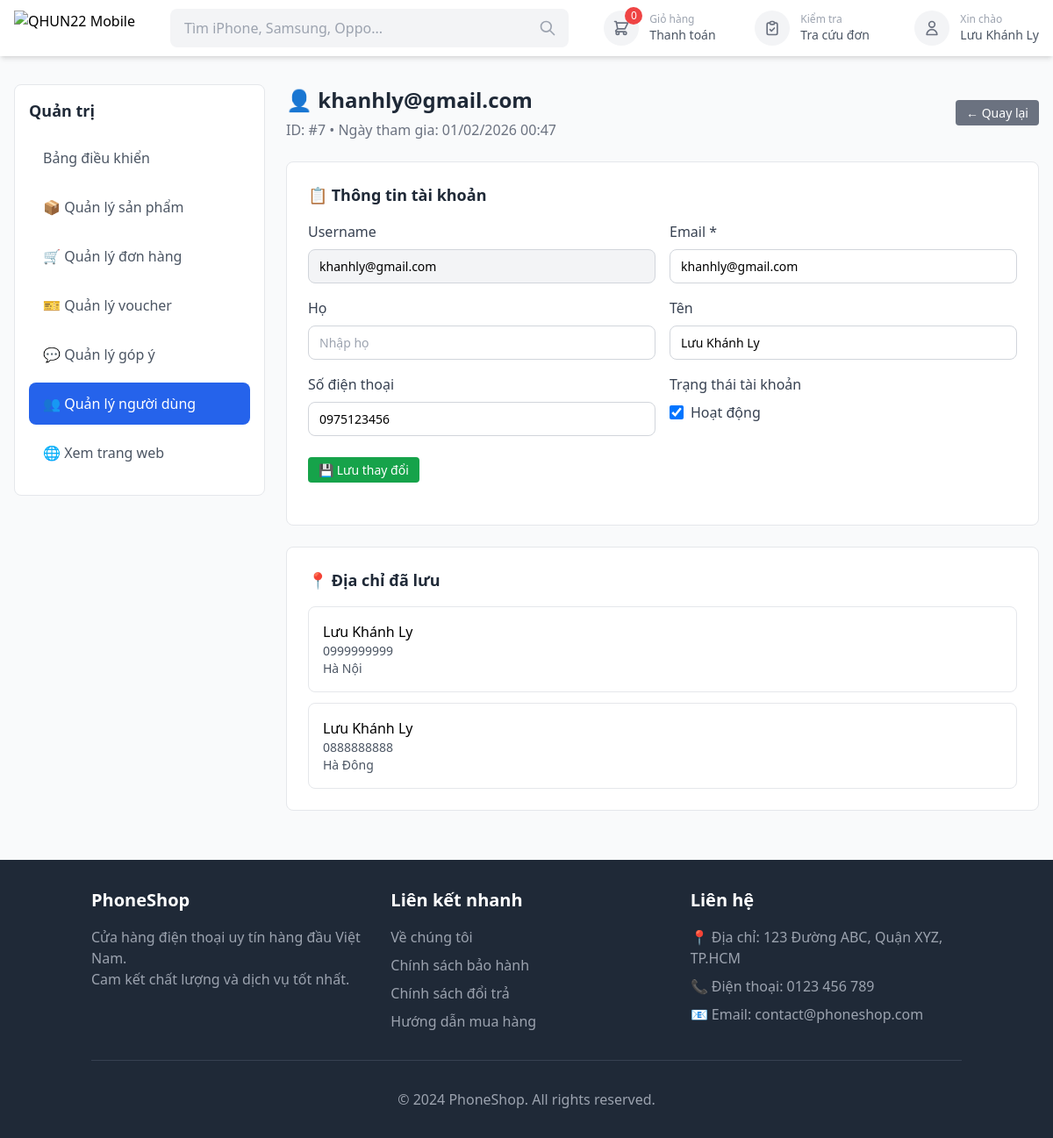
The app's page /qhun22/users/7/ (signed in), older data.
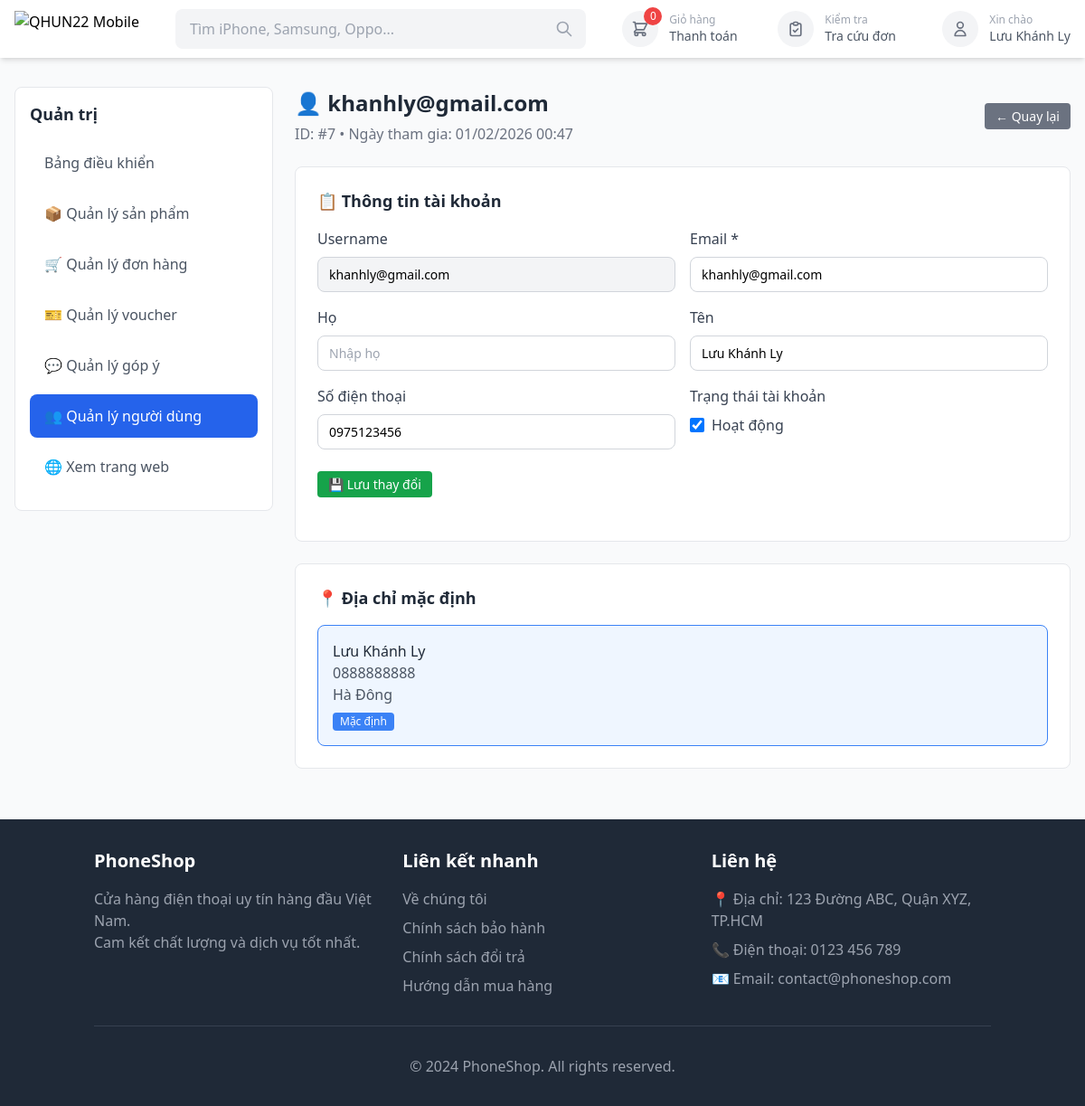
The same page, newer data.
### shop/models.py (models this page shows, shortened)
class ShippingAddress(models.Model):
    user = models.ForeignKey(
        User,
        on_delete=models.CASCADE,
        related_name='shipping_addresses',
        verbose_name="Người dùng"
    )
    full_name = models.CharField(max_length=100, verbose_name="Họ và tên")
    phone = models.CharField(max_length=20, verbose_name="Số điện thoại")
    address = models.TextField(verbose_name="Địa chỉ")
    is_default = models.BooleanField(default=False, verbose_name="Địa chỉ mặc định")
    created_at = models.DateTimeField(auto_now_add=True, verbose_name="Ngày tạo")
    class Meta:
        verbose_name = "Địa chỉ giao hàng"
        verbose_name_plural = "Địa chỉ giao hàng"

### shop/views.py (the view, shortened to what this page needs)
# urls.py: path('qhun22/users/<int:user_id>/', views.admin_user_detail, name='admin_user_detail'),
@user_passes_test(is_admin)
def admin_user_detail(request, user_id):
    user = get_object_or_404(User, id=user_id)
    try:
        profile = user.profile
    except:
        profile = None
    default_address = user.shipping_addresses.filter(is_default=True).first()
    addresses = user.shipping_addresses.all()
    orders = user.orders.all().order_by('-created_at')[:10]
    user_vouchers = user.user_vouchers.all().select_related('coupon')
    context = {
        'user': user,
        'profile': profile,
        'default_address': default_address,
        'addresses': addresses,
        'orders': orders,
        'user_vouchers': user_vouchers,
        'page_title': f'Người dùng: {user.username} - Admin',
    }
    return render(request, 'admin/user_detail.html', context)

### shop/context_processors.py (called while the page is built)
def cart_context(request):
    from shop.models import Cart
    cart = None
    if request.user.is_authenticated:
        cart = Cart.objects.filter(user=request.user).first()
    else:
        session_key = request.session.session_key
        if session_key:
            cart = Cart.objects.filter(session_key=session_key).first()
    return {
        'cart': cart,
    }

### shop/models.py (called while the page is built)
    @property
    def total_items(self):
        return sum(item.quantity for item in self.items.all())

### shop/views.py (called while the page is built)
def is_admin(user):
    return user.is_staff or user.is_superuser

### templates/admin/user_detail.html (shortened to what the changed rows need)
{% extends 'base.html' %}
{% load static %}
{% load humanize %}
{% block extra_css %}
<link rel="stylesheet" href="{% static 'css/admin.css' %}">
{% endblock %}
{% block content %}
<div class="admin-container">
    <div class="admin-max-width">
        <div class="flex flex-col md:flex-row gap-6">
            <div class="admin-sidebar">
                <div class="admin-sidebar-card">
                    <h2 class="admin-sidebar-title">Quản trị</h2>
                </div>
            </div>
            <div class="admin-content">
                <div class="admin-header">
                    <div class="flex items-center justify-between">
                        <div>
                            <h1 class="admin-title">👤 {{ user.username }}</h1>
                        </div>
                    </div>
                </div>
                <div class="admin-card">
                    <h2 class="admin-card-title">📋 Thông tin tài khoản</h2>
                </div>
                {% if default_address %}
                <div class="admin-card">
                    <h2 class="admin-card-title">📍 Địa chỉ mặc định</h2>
                    <div class="border border-blue-500 bg-blue-50 rounded-lg p-4">
                        <p class="font-medium text-gray-800">{{ default_address.full_name }}</p>
                        <p class="text-gray-600">{{ default_address.phone }}</p>
                        <p class="text-gray-600">{{ default_address.address }}</p>
                        <span class="inline-block mt-2 px-2 py-0.5 bg-blue-500 text-white text-xs rounded">Mặc định</span>
                    </div>
                </div>
                {% endif %}
                {% if addresses and not default_address %}
                <div class="admin-card">
                    <h2 class="admin-card-title">📍 Địa chỉ đã lưu</h2>
                    <div class="space-y-3">
                        {% for addr in addresses %}
                        <div class="border border-gray-200 rounded-lg p-4 {% if addr.is_default %}bg-blue-50 border-blue-500{% endif %}">
                            <p class="font-medium">{{ addr.full_name }}</p>
                            <p class="text-sm text-gray-600">{{ addr.phone }}</p>
                            <p class="text-sm text-gray-600">{{ addr.address }}</p>
                        </div>
                        {% endfor %}
                    </div>
                </div>
                {% endif %}
            </div>
        </div>
    </div>
</div>
{% endblock %}

Row changes from the older to the newer data that the page shows:
no longer on this page (row unchanged): ShippingAddress: full_name "Lưu Khánh Ly", phone "0999999999", address "Hà Nội"
no longer on one of the page's lists (row edited): ShippingAddress: full_name "Lưu Khánh Ly", phone "0888888888", address "Hà Đông"
changed ShippingAddress "Lưu Khánh Ly": full_name (not shown) → "Lưu Khánh Ly"; phone (not shown) → "0888888888"; address (not shown) → "Hà Đông"
Text that changed along with them:
text no longer shown: "📍 Địa chỉ đã lưu"
text now shown: "📍 Địa chỉ mặc định Mặc định"
